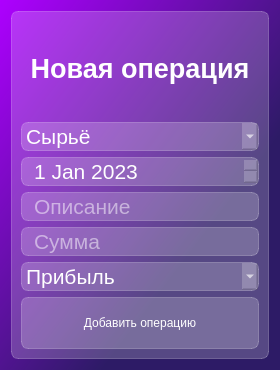
<?xml version="1.0" encoding="UTF-8"?>
<ui version="4.0">
 <class>Dialog</class>
 <widget class="QDialog" name="Dialog">
  <property name="geometry">
   <rect>
    <x>0</x>
    <y>0</y>
    <width>280</width>
    <height>370</height>
   </rect>
  </property>
  <property name="windowTitle">
   <string>Dialog</string>
  </property>
  <property name="styleSheet">
   <string notr="true">background-color: qlineargradient(spread:repeat, x1:0, y1:0, x2:1, y2:1, stop:0 rgba(174, 0, 255, 255), stop:0.681818 rgba(45, 27, 102, 255));
font: 12pt &quot;Calibri&quot;;</string>
  </property>
  <layout class="QVBoxLayout" name="verticalLayout_2">
   <item>
    <widget class="QFrame" name="frame">
     <property name="styleSheet">
      <string notr="true">background-color: rgba(255, 255, 255, 50);
border: 1px solid rgba(255, 255, 255, 60);
border-radius: 7px;</string>
     </property>
     <property name="frameShape">
      <enum>QFrame::StyledPanel</enum>
     </property>
     <property name="frameShadow">
      <enum>QFrame::Raised</enum>
     </property>
     <layout class="QVBoxLayout" name="verticalLayout">
      <item>
       <widget class="QLabel" name="lbl_new_transaction">
        <property name="styleSheet">
         <string notr="true">color: white;
font-weight: bold;
font-size: 20pt;
background-color: none;
border: none;</string>
        </property>
        <property name="text">
         <string>Новая операция</string>
        </property>
        <property name="alignment">
         <set>Qt::AlignCenter</set>
        </property>
       </widget>
      </item>
      <item>
       <widget class="QComboBox" name="cb_category">
        <property name="styleSheet">
         <string notr="true">QComboBox{
	font-size: 16pt;
	color: white;
}
QComboBox:item{
	color: black;
}</string>
        </property>
        <property name="editable">
         <bool>false</bool>
        </property>
        <property name="currentText">
         <string>Сырьё</string>
        </property>
        <property name="currentIndex">
         <number>0</number>
        </property>
        <property name="sizeAdjustPolicy">
         <enum>QComboBox::AdjustToContentsOnFirstShow</enum>
        </property>
        <property name="duplicatesEnabled">
         <bool>false</bool>
        </property>
        <item>
         <property name="text">
          <string>Сырьё</string>
         </property>
        </item>
        <item>
         <property name="text">
          <string>Зарплата</string>
         </property>
        </item>
        <item>
         <property name="text">
          <string>Электр-во</string>
         </property>
        </item>
        <item>
         <property name="text">
          <string>Прочее</string>
         </property>
        </item>
       </widget>
      </item>
      <item>
       <widget class="QDateEdit" name="data">
        <property name="styleSheet">
         <string notr="true">color: white;
font-size: 16pt;
padding-left: 10px;</string>
        </property>
        <property name="buttonSymbols">
         <enum>QAbstractSpinBox::UpDownArrows</enum>
        </property>
        <property name="date">
         <date>
          <year>2023</year>
          <month>1</month>
          <day>1</day>
         </date>
        </property>
       </widget>
      </item>
      <item>
       <widget class="QLineEdit" name="le_description">
        <property name="styleSheet">
         <string notr="true">color: white;
font-size: 16pt;
padding-left: 10px;</string>
        </property>
        <property name="placeholderText">
         <string>Описание</string>
        </property>
       </widget>
      </item>
      <item>
       <widget class="QLineEdit" name="le_balance">
        <property name="styleSheet">
         <string notr="true">color: white;
font-size: 16pt;
padding-left: 10px;</string>
        </property>
        <property name="placeholderText">
         <string>Сумма</string>
        </property>
       </widget>
      </item>
      <item>
       <widget class="QComboBox" name="comboBox_2">
        <property name="styleSheet">
         <string notr="true">QComboBox{
	font-size: 16pt;
	color: white;
}
QComboBox:item{
	color: black;
}</string>
        </property>
        <item>
         <property name="text">
          <string>Прибыль</string>
         </property>
        </item>
        <item>
         <property name="text">
          <string>Расход</string>
         </property>
        </item>
       </widget>
      </item>
      <item>
       <widget class="QPushButton" name="button_new_transaction">
        <property name="styleSheet">
         <string notr="true">QPushButton{
color: white;
background-color: rgba(255, 255, 255, 50);
border: 1px solid rgba(255, 255, 255, 60);
border-radius: 7px;
widht: 230px;
height: 50px;
}
QPushButton:hover{
background-color: rgba(255, 255, 255, 60);
}
QPushButton:pressed{
background-color: rgba(255, 255, 255, 90);
}</string>
        </property>
        <property name="text">
         <string>Добавить операцию</string>
        </property>
        <property name="icon">
         <iconset resource="res-new-window-rc.qrc">
          <normaloff>:/icon/icons/add_FILL0_wght400_GRAD0_opsz48.svg</normaloff>:/icon/icons/add_FILL0_wght400_GRAD0_opsz48.svg</iconset>
        </property>
        <property name="iconSize">
         <size>
          <width>24</width>
          <height>24</height>
         </size>
        </property>
       </widget>
      </item>
     </layout>
    </widget>
   </item>
  </layout>
 </widget>
 <resources>
  <include location="res-new-window-rc.qrc"/>
 </resources>
 <connections/>
</ui>
